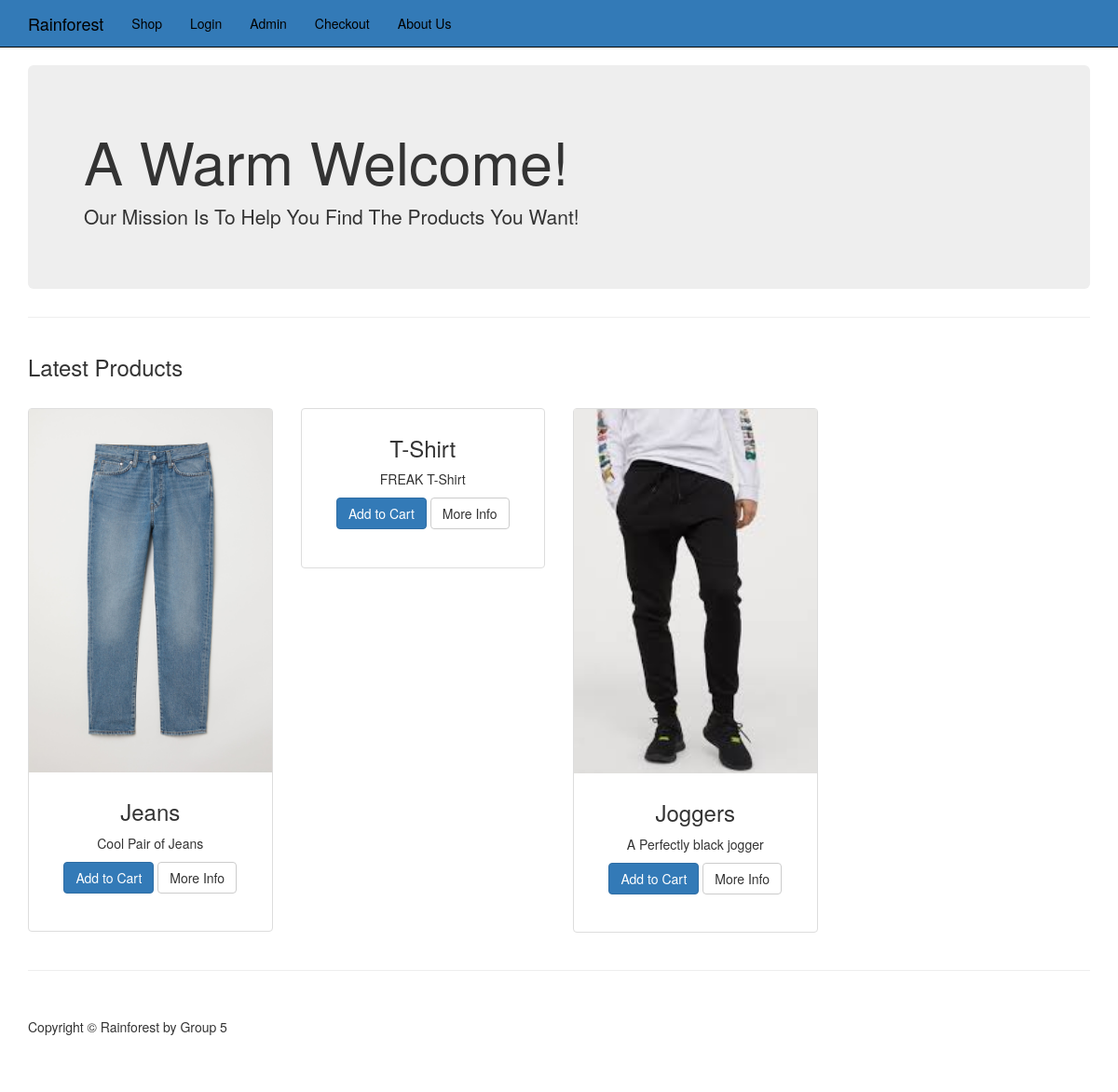
Page /catagory.php?id=2 on the committed database.
### tables this page shows
CREATE TABLE `products` (
  `product_id` int(11) NOT NULL,
  `product_title` varchar(255) NOT NULL,
  `product_catagory_id` int(11) NOT NULL,
  `product_price` float NOT NULL,
  `product_quantity` int(11) NOT NULL,
  `product_description` text NOT NULL,
  `short_description` text NOT NULL,
  `product_image` varchar(255) NOT NULL
);

### resources/functions.php (the view, shortened to what this page needs)
<?php
$upload_directory = "uploads";
function query($sql)
{
    global $conn;
    return mysqli_query($conn, $sql);
}
function escape_string($string)
{
    global $conn;
    return mysqli_real_escape_string($conn, $string);
}
function fetch_array($result)
{
    return mysqli_fetch_array($result);
}
function get_products_in_cat_page()
{
    $query = query(" SELECT * FROM products WHERE product_catagory_id = " . escape_string($_GET['id']) . " ");
    while ($row = fetch_array($query)) {
        $product_image = display_image($row['product_image']);
        $product = <<<DELIMETER
            <div class="col-md-3 col-sm-6 hero-feature">
                <div class="thumbnail">
                    <img src="../resources/{$product_image}" alt="">
                    <div class="caption">
                        <h3>{$row['product_title']}</h3>
                        <p>{$row['short_description']}</p>
                        <p>
                        <a href="../resources/cart.php?add={$row['product_id']}" class="btn btn-primary">Add to Cart</a> <a href="item.php?id={$row['product_id']}" class="btn btn-default">More Info</a>
                        </p>
                    </div>
                </div>
            </div>
DELIMETER;
        echo $product;
    }
}
function display_image($picture)
{
    global $upload_directory;
    return $upload_directory  . DS . $picture;
}

### public/css/shop-homepage.css (style rules this page uses)
body { padding-top: 70px; }
.caption { height: 130px; overflow: hidden; }
.thumbnail img { width: 100%; }
.thumbnail { padding: 0; }

### public/css/style.css (style rules this page uses)
.caption { height: 170px; overflow: hidden; }

### rows in the picture
products: product_image (picture), product_title "Jeans", short_description "Cool Pair of Jeans"
products: product_title "T-Shirt", short_description "FREAK T-Shirt"
products: product_image (picture), product_title "Joggers", short_description "A Perfectly black jogger"
